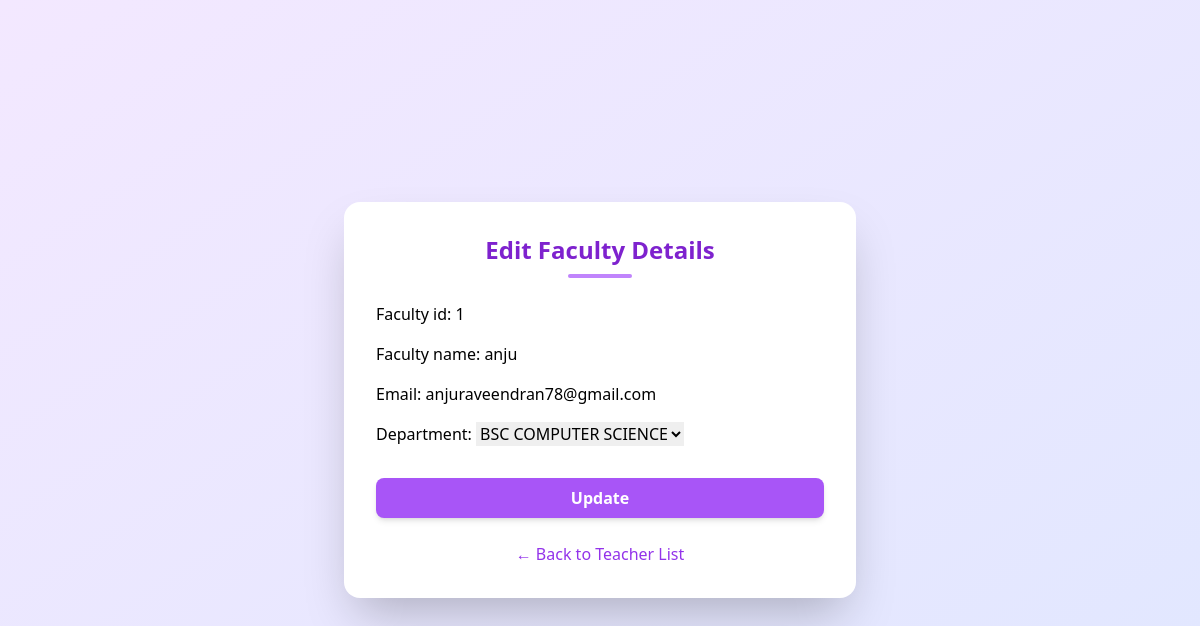
The page /faculty/edit/1/ on the database its author committed.
### Common/models.py (models this page shows, shortened)
class FacultyRegistration(models.Model):
    faculty_id = models.CharField(max_length=30, primary_key=True)
    faculty_name = models.CharField(max_length=30)
    password = models.CharField(max_length=128)
    email  = models.EmailField(null=True,unique=True)
    department = models.ForeignKey(
        Department,
        on_delete=models.PROTECT,
        related_name="FACULTY"
    )

### user/views.py (the view)
# urls.py: path('faculty/edit/<str:faculty_id>/', views.faculty_edit, name='faculty_edit'),
def faculty_edit(request, faculty_id):
    faculty = get_object_or_404(FacultyRegistration, faculty_id=faculty_id)
    if request.method == "POST":
        form = FacultyEditform(request.POST, instance=faculty)
        if form.is_valid():
            form.save()
            return redirect('teachers_list')
    else:
        form = FacultyEditform(instance=faculty)
    return render(request, "faculty_edit.html", {"form": form, "faculty": faculty})

### Common/forms.py
class FacultyEditform(forms.ModelForm):
    class Meta:
        model = FacultyRegistration
        exclude = ['password']

### Common/models.py (called while the page is built)
    def __str__(self):
        return self.department_name

### user/Templates/faculty_edit.html (shortened to what this page needs)
<!DOCTYPE html>
<html>
<head>
    <script src="https://cdn.tailwindcss.com"></script>
</head>
<body class="bg-gradient-to-br from-purple-100 to-indigo-100 min-h-screen flex items-center justify-center">
    <div class="bg-white shadow-2xl rounded-2xl p-8 w-full max-w-lg">
        <div class="mb-6 text-center">
            <h2 class="text-2xl font-bold text-purple-700">
                Edit Faculty Details
            </h2>
            <div class="w-16 h-1 bg-purple-400 mx-auto mt-2 rounded"></div>
        </div>
        <div>
            <form method="POST" class="space-y-4">
                <div class="space-y-4">
                    {{ form.as_p }}
                </div>
                <div class="pt-4">
                    <button type="submit"
                        class="w-full bg-purple-500 hover:bg-purple-600 text-white font-semibold py-2 rounded-lg transition duration-300 shadow-md">
                        Update
                    </button>
                </div>
            </form>
        </div>
        <div class="mt-6 text-center">
            <a href="{% url 'teachers_list' %}"
               class="text-purple-600 hover:text-purple-800 font-medium hover:underline">
                ← Back to Teacher List
            </a>
        </div>
    </div>
</body>
</html>

### rows shown on the page
FacultyRegistration: faculty_id "1", faculty_name "anju", email "anjuraveendran78@gmail.com", department "BSC COMPUTER SCIENCE"
